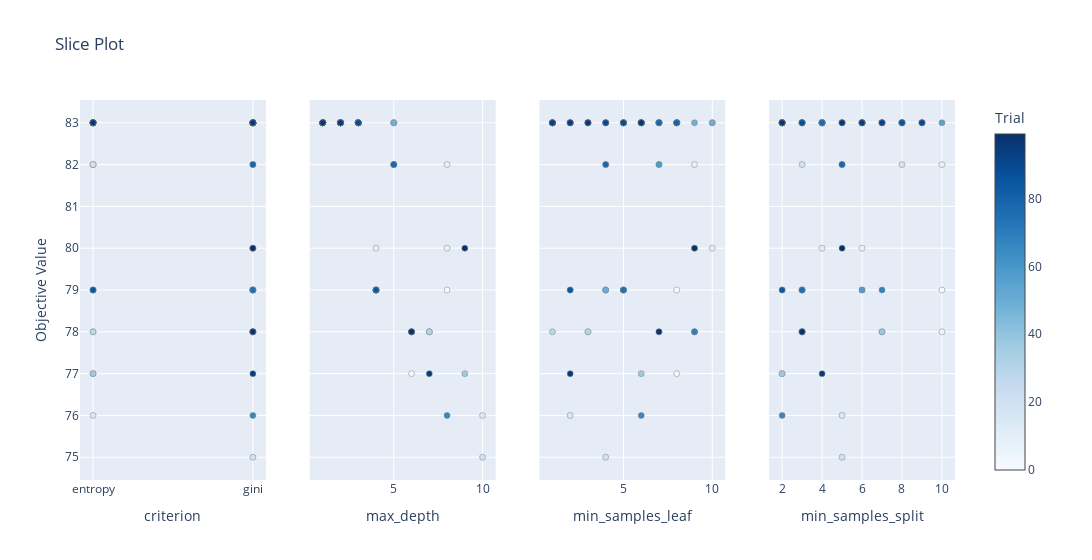

Notebook cell for this chart:
### Code cell
optuna.visualization.plot_slice(study)

### Figure 1 — Plotly figure (JSON) as saved in the notebook; plotly's stock layout.template omitted (floating-point values rounded to 4 significant figures)
{"data": [{"marker": {"color": [0, 1, 2, 3, 4, 5, 6, 7, 8, 9, 10, 11, 12, 13, 14, 15, 16, 17, 18, 19, 20, 21, 22, 23, 24, 25, 26, 27, 28, 29, 30, 31, 32, 33, 34, 35, 36, 37, 38, 39, 40, 41, 42, 43, 44, 45, 46, 47, 48, 49, 50, 51, 52, 53, 54, 55, 56, 57, 58, 59, 60, 61, 62, 63, 64, 65, 66, 67, 68, 69, 70, 71, 72, 73, 74, 75, 76, 77, 78, 79, 80, 81, 82, 83, 84, 85, 86, 87, 88, 89, 90, 91, 92, 93, 94, 95, 96, 97, 98, 99], "colorbar": {"title": {"text": "Trial"}, "x": 1, "xpad": 40}, "colorscale": [[0, "rgb(247,251,255)"], [0.125, "rgb(222,235,247)"], [0.25, "rgb(198,219,239)"], [0.375, "rgb(158,202,225)"], [0.5, "rgb(107,174,214)"], [0.625, "rgb(66,146,198)"], [0.75, "rgb(33,113,181)"], [0.875, "rgb(8,81,156)"], [1, "rgb(8,48,107)"]], "line": {"color": "Grey", "width": 0.5}, "showscale": true}, "mode": "markers", "showlegend": false, "type": "scatter", "x": ["entropy", "entropy", "gini", "entropy", "entropy", "gini", "gini", "entropy", "entropy", "gini", "gini", "gini", "gini", "entropy", "entropy", "gini", "entropy", "gini", "entropy", "gini", "entropy", "gini", "gini", "gini", "gini", "gini", "gini", "gini", "entropy", "entropy", "gini", "gini", "gini", "gini", "gini", "entropy", "gini", "entropy", "gini", "gini", "entropy", "gini", "gini", "gini", "gini", "gini", "entropy", "gini", "entropy", "gini", "gini", "entropy", "entropy", "entropy", "entropy", "entropy", "entropy", "gini", "gini", "entropy", "gini", "gini", "gini", "gini", "gini", "gini", "gini", "gini", "entropy", "gini", "gini", "gini", "gini", "gini", "gini", "gini", "entropy", "gini", "gini", "entropy", "gini", "entropy", "entropy", "entropy", "entropy", "entropy", "gini", "entropy", "gini", "entropy", "gini", "gini", "gini", "gini", "gini", "gini", "gini", "entropy", "gini", "gini"], "xaxis": "x", "y": [78, 79, 83, 77, 79, 78, 80, 83, 82, 80, 83, 83, 83, 83, 76, 83, 82, 83, 82, 75, 83, 83, 83, 83, 79, 83, 83, 83, 78, 83, 78, 83, 83, 83, 83, 83, 79, 77, 78, 83, 83, 83, 83, 79, 83, 83, 83, 78, 83, 83, 79, 83, 83, 83, 83, 83, 83, 79, 82, 83, 83, 83, 83, 83, 83, 83, 76, 83, 79, 78, 83, 83, 83, 83, 83, 79, 83, 83, 82, 83, 83, 83, 83, 83, 79, 83, 83, 83, 83, 83, 83, 83, 83, 83, 83, 77, 83, 83, 78, 80], "yaxis": "y"}, {"marker": {"color": [0, 1, 2, 3, 4, 5, 6, 7, 8, 9, 10, 11, 12, 13, 14, 15, 16, 17, 18, 19, 20, 21, 22, 23, 24, 25, 26, 27, 28, 29, 30, 31, 32, 33, 34, 35, 36, 37, 38, 39, 40, 41, 42, 43, 44, 45, 46, 47, 48, 49, 50, 51, 52, 53, 54, 55, 56, 57, 58, 59, 60, 61, 62, 63, 64, 65, 66, 67, 68, 69, 70, 71, 72, 73, 74, 75, 76, 77, 78, 79, 80, 81, 82, 83, 84, 85, 86, 87, 88, 89, 90, 91, 92, 93, 94, 95, 96, 97, 98, 99], "colorbar": {"title": {"text": "Trial"}, "x": 1, "xpad": 40}, "colorscale": [[0, "rgb(247,251,255)"], [0.125, "rgb(222,235,247)"], [0.25, "rgb(198,219,239)"], [0.375, "rgb(158,202,225)"], [0.5, "rgb(107,174,214)"], [0.625, "rgb(66,146,198)"], [0.75, "rgb(33,113,181)"], [0.875, "rgb(8,81,156)"], [1, "rgb(8,48,107)"]], "line": {"color": "Grey", "width": 0.5}, "showscale": false}, "mode": "markers", "showlegend": false, "type": "scatter", "x": [7, 8, 2, 6, 4, 6, 8, 5, 8, 4, 1, 1, 3, 3, 10, 2, 5, 3, 5, 10, 2, 1, 1, 2, 4, 2, 1, 3, 7, 5, 7, 1, 1, 2, 1, 2, 4, 9, 6, 3, 1, 3, 2, 4, 3, 2, 3, 6, 5, 1, 4, 3, 2, 2, 3, 1, 2, 4, 5, 1, 3, 2, 2, 1, 2, 1, 8, 3, 4, 6, 1, 3, 2, 3, 2, 4, 2, 1, 5, 3, 1, 2, 3, 2, 4, 1, 2, 3, 2, 1, 3, 1, 1, 2, 1, 7, 2, 1, 6, 9], "xaxis": "x2", "y": [78, 79, 83, 77, 79, 78, 80, 83, 82, 80, 83, 83, 83, 83, 76, 83, 82, 83, 82, 75, 83, 83, 83, 83, 79, 83, 83, 83, 78, 83, 78, 83, 83, 83, 83, 83, 79, 77, 78, 83, 83, 83, 83, 79, 83, 83, 83, 78, 83, 83, 79, 83, 83, 83, 83, 83, 83, 79, 82, 83, 83, 83, 83, 83, 83, 83, 76, 83, 79, 78, 83, 83, 83, 83, 83, 79, 83, 83, 82, 83, 83, 83, 83, 83, 79, 83, 83, 83, 83, 83, 83, 83, 83, 83, 83, 77, 83, 83, 78, 80], "yaxis": "y2"}, {"marker": {"color": [0, 1, 2, 3, 4, 5, 6, 7, 8, 9, 10, 11, 12, 13, 14, 15, 16, 17, 18, 19, 20, 21, 22, 23, 24, 25, 26, 27, 28, 29, 30, 31, 32, 33, 34, 35, 36, 37, 38, 39, 40, 41, 42, 43, 44, 45, 46, 47, 48, 49, 50, 51, 52, 53, 54, 55, 56, 57, 58, 59, 60, 61, 62, 63, 64, 65, 66, 67, 68, 69, 70, 71, 72, 73, 74, 75, 76, 77, 78, 79, 80, 81, 82, 83, 84, 85, 86, 87, 88, 89, 90, 91, 92, 93, 94, 95, 96, 97, 98, 99], "colorbar": {"title": {"text": "Trial"}, "x": 1, "xpad": 40}, "colorscale": [[0, "rgb(247,251,255)"], [0.125, "rgb(222,235,247)"], [0.25, "rgb(198,219,239)"], [0.375, "rgb(158,202,225)"], [0.5, "rgb(107,174,214)"], [0.625, "rgb(66,146,198)"], [0.75, "rgb(33,113,181)"], [0.875, "rgb(8,81,156)"], [1, "rgb(8,48,107)"]], "line": {"color": "Grey", "width": 0.5}, "showscale": false}, "mode": "markers", "showlegend": false, "type": "scatter", "x": [3, 8, 4, 8, 4, 9, 9, 8, 9, 10, 1, 6, 5, 6, 2, 7, 4, 5, 7, 4, 2, 1, 1, 3, 2, 7, 3, 5, 1, 10, 3, 6, 8, 6, 8, 7, 4, 6, 9, 5, 8, 5, 4, 5, 6, 4, 2, 7, 9, 10, 4, 6, 5, 7, 6, 8, 3, 5, 7, 2, 3, 7, 6, 7, 8, 1, 6, 7, 5, 9, 6, 5, 8, 4, 6, 5, 5, 6, 4, 7, 8, 2, 1, 1, 2, 3, 2, 6, 1, 5, 4, 1, 1, 1, 2, 2, 3, 6, 7, 9], "xaxis": "x3", "y": [78, 79, 83, 77, 79, 78, 80, 83, 82, 80, 83, 83, 83, 83, 76, 83, 82, 83, 82, 75, 83, 83, 83, 83, 79, 83, 83, 83, 78, 83, 78, 83, 83, 83, 83, 83, 79, 77, 78, 83, 83, 83, 83, 79, 83, 83, 83, 78, 83, 83, 79, 83, 83, 83, 83, 83, 83, 79, 82, 83, 83, 83, 83, 83, 83, 83, 76, 83, 79, 78, 83, 83, 83, 83, 83, 79, 83, 83, 82, 83, 83, 83, 83, 83, 79, 83, 83, 83, 83, 83, 83, 83, 83, 83, 83, 77, 83, 83, 78, 80], "yaxis": "y3"}, {"marker": {"color": [0, 1, 2, 3, 4, 5, 6, 7, 8, 9, 10, 11, 12, 13, 14, 15, 16, 17, 18, 19, 20, 21, 22, 23, 24, 25, 26, 27, 28, 29, 30, 31, 32, 33, 34, 35, 36, 37, 38, 39, 40, 41, 42, 43, 44, 45, 46, 47, 48, 49, 50, 51, 52, 53, 54, 55, 56, 57, 58, 59, 60, 61, 62, 63, 64, 65, 66, 67, 68, 69, 70, 71, 72, 73, 74, 75, 76, 77, 78, 79, 80, 81, 82, 83, 84, 85, 86, 87, 88, 89, 90, 91, 92, 93, 94, 95, 96, 97, 98, 99], "colorbar": {"title": {"text": "Trial"}, "x": 1, "xpad": 40}, "colorscale": [[0, "rgb(247,251,255)"], [0.125, "rgb(222,235,247)"], [0.25, "rgb(198,219,239)"], [0.375, "rgb(158,202,225)"], [0.5, "rgb(107,174,214)"], [0.625, "rgb(66,146,198)"], [0.75, "rgb(33,113,181)"], [0.875, "rgb(8,81,156)"], [1, "rgb(8,48,107)"]], "line": {"color": "Grey", "width": 0.5}, "showscale": false}, "mode": "markers", "showlegend": false, "type": "scatter", "x": [3, 10, 2, 2, 3, 10, 6, 3, 10, 4, 6, 4, 2, 8, 5, 2, 8, 4, 3, 5, 7, 6, 5, 3, 2, 8, 4, 6, 7, 9, 3, 4, 2, 5, 3, 4, 3, 2, 7, 4, 2, 2, 2, 3, 3, 2, 5, 3, 4, 2, 6, 9, 8, 9, 3, 10, 7, 6, 5, 8, 2, 2, 3, 2, 3, 4, 2, 4, 7, 3, 6, 5, 4, 2, 9, 3, 2, 4, 5, 8, 3, 7, 7, 8, 2, 7, 8, 6, 3, 2, 9, 6, 6, 7, 6, 4, 5, 2, 3, 5], "xaxis": "x4", "y": [78, 79, 83, 77, 79, 78, 80, 83, 82, 80, 83, 83, 83, 83, 76, 83, 82, 83, 82, 75, 83, 83, 83, 83, 79, 83, 83, 83, 78, 83, 78, 83, 83, 83, 83, 83, 79, 77, 78, 83, 83, 83, 83, 79, 83, 83, 83, 78, 83, 83, 79, 83, 83, 83, 83, 83, 83, 79, 82, 83, 83, 83, 83, 83, 83, 83, 76, 83, 79, 78, 83, 83, 83, 83, 83, 79, 83, 83, 82, 83, 83, 83, 83, 83, 79, 83, 83, 83, 83, 83, 83, 83, 83, 83, 83, 77, 83, 83, 78, 80], "yaxis": "y4"}], "layout": {"title": {"text": "Slice Plot"}, "width": 1200, "xaxis": {"anchor": "y", "domain": [0, 0.2125], "title": {"text": "criterion"}}, "xaxis2": {"anchor": "y2", "domain": [0.2625, 0.475], "title": {"text": "max_depth"}}, "xaxis3": {"anchor": "y3", "domain": [0.525, 0.7375], "title": {"text": "min_samples_leaf"}}, "xaxis4": {"anchor": "y4", "domain": [0.7875, 1], "title": {"text": "min_samples_split"}}, "yaxis": {"anchor": "x", "domain": [0, 1], "title": {"text": "Objective Value"}}, "yaxis2": {"anchor": "x2", "domain": [0, 1], "matches": "y", "showticklabels": false}, "yaxis3": {"anchor": "x3", "domain": [0, 1], "matches": "y", "showticklabels": false}, "yaxis4": {"anchor": "x4", "domain": [0, 1], "matches": "y", "showticklabels": false}}}
